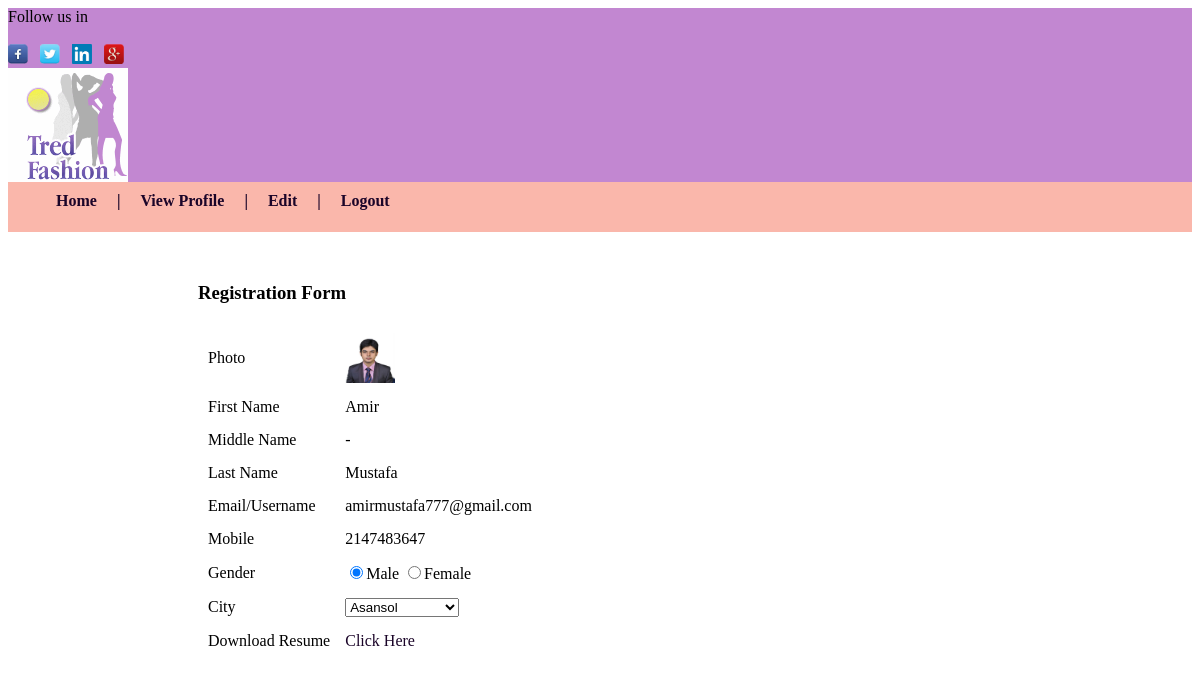
The app's page /posts/user_page.php (signed in) with its own data.
### tables this page shows
CREATE TABLE IF NOT EXISTS `info` (
  `id` int(11) NOT NULL AUTO_INCREMENT,
  `fn` varchar(100) NOT NULL,
  `mn` varchar(100) NOT NULL,
  `ln` varchar(100) NOT NULL,
  `eml` varchar(100) NOT NULL,
  `pwd` varchar(100) NOT NULL,
  `mobile` int(11) NOT NULL,
  `gender` varchar(10) NOT NULL,
  `city` varchar(20) NOT NULL,
  `img` varchar(100) NOT NULL,
  `cv` varchar(100) NOT NULL,
  PRIMARY KEY (`id`),
  UNIQUE KEY `eml` (`eml`)
);

### posts/user_page.php (the view, shortened to what this page needs)
<?php
	include('db.php');
	$q = "select * from info where eml = '".$_SESSION['username']."'";
	$r = mysqli_query($cn,$q);
	$res = mysqli_fetch_row($r);
?>
<html>
	<head>
		<link rel="stylesheet" href="style.css">
	</head>
	<body>
		<?php include('header1.php'); ?>
		<div id="content">
			<div id="form">
				<table cellspacing="5" cellpadding="5">
					<h3>Registration Form</h3>
						<tr>
							<td>Photo</td>
							<td><img src="<?php echo $res[9]; ?>" height="50px" width="50px"></td>
						</tr>
						<tr>
							<td>First Name</td>
							<td><?php echo $res[1]; ?></td>
						</tr>
						<tr>
							<td>Middle Name</td>
							<td><?php echo $res[2]; ?></td>
						</tr>
						<tr>
							<td>Last Name</td>
							<td><?php echo $res[3]; ?></td>
						</tr>
						<tr>
							<td>Email/Username</td>
							<td><?php echo $res[4]; ?></td>
						</tr>
						<tr>
							<td>Mobile</td>
							<td><?php echo $res[6]; ?></td>
						</tr>
						<tr>
							<td>Gender</td>
							<td><input type="radio" name="gender" value="male" <?php if($res[7] == 'male') { ?>  checked="checked"<?php } ?>>Male
							<input type="radio" name="gender" value="female" <?php if($res[7] == 'female') { ?>  checked="checked"<?php } ?>>Female</td>
						</tr>
						<tr>
							<td>City</td>
							<td><select name="city">
								<option <?php if($res[8] == 'Asansol') { ?> selected="selected" <?php } ?> value="Asansol">Asansol</option>
						</select></td>
						</tr>
						<tr>
							<td>Download Resume</td>
							<td><a href="<?php echo $res[10]; ?>" target="_blank">Click Here</a></td>
						</tr>
				</table>
			</div>
		</div>
	</body>
</html>

### header1.php (shortened to what this page needs)
<div id="header" style="height:200px;">
		<div id="social">
		Follow us in <br/><br/>
		<a href="https://www.facebook.com/amir.mustafa.31508?fref=ts"><img src="images/fb_h.png"></a>&nbsp;&nbsp;
		<a href="https://twitter.com/amirmustafa2016"><img src="images/twitter_h.png"></a>&nbsp;&nbsp;
		<a href="https://www.linkedin.com/in/amirmustafa1"><img src="images/linkedin_h.png"></a>&nbsp;&nbsp;
		<a href="https://plus.google.com/u/1/110313664205104643130/posts"><img src="images/googleplus_h.png"></a><br/>
	</div>
	<div id="logo">
		<img src="images/logo.png" alt="Logo">
</div>
		<nav>
			&emsp;&emsp;&emsp;<a href="">Home</a>&emsp; |
			&emsp;<a href="user_page.php">View Profile</a>&emsp; |
			&emsp;<a href="edit_pro.php">Edit</a>&emsp; |
			&emsp;<a href="logout.php">Logout</a>&emsp;
		</nav>

### posts/style.css (style rules this page uses)
#header { background:#c287d1; width: 100%; height: 170px; }
nav { font-weight:bold; width: 100%; height: 40px; background:#fab7ab ; color: #1a0428; padding-top: 10px; font-size: auto; }
a:link { text-decoration:none; color:#1a0428; }
#form { margin-top: 50px; margin-left: 190px; }
a { text-decoration: none; }

### records on screen
info: img (picture), fn "Amir", mn "-", ln "Mustafa", eml "amirmustafa777@gmail.com", mobile "2147483647", gender "☑", city "Asansol"
